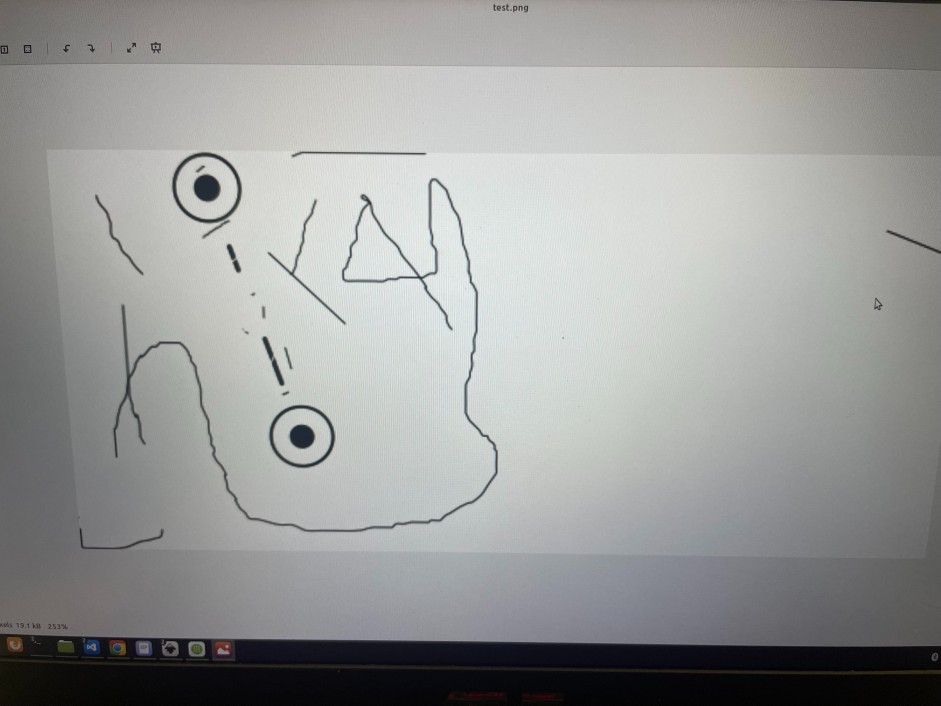
#> input picture detection/test2.jpg, 2822 x 2116 px (shown at 1/3 size)
$ jupyter execute --allow-errors detector.ipynb
#> lines starting #> are read from the running program, lines starting #| are printed output that depends on the picture
[cell 1]
import cv2
import matplotlib.pyplot as plt
import numpy as np
import argparse
import imutils
import glob
import math
from imutils.object_detection import non_max_suppression

[cell 2]
img = cv2.imread("test2.jpg")
#> img is the input picture: shape (2116, 2822, 3); mean B, G, R 153.8, 155.1, 154
print(img.shape)
#| (2116, 2822, 3)
img = cv2.resize(img,(img.shape[1]*8,img.shape[0]*8))
#> (the rest of this cell did not finish here and is left out)

[cell 3]
template = cv2.imread("template.png")
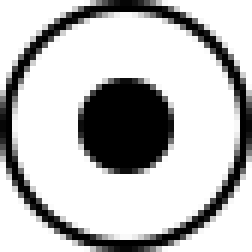
#> input picture detection/template.png, 42 x 42 px (shown 6 times larger)
#> template is the input picture: shape (42, 42, 3); min 0, max 255, mean 189.8
template = cv2.resize(template,(template.shape[1]*8,template.shape[0]*8))
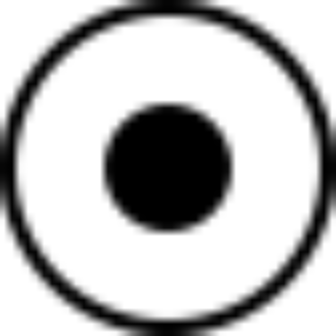
#> template: shape (336, 336, 3); min 0, max 255, mean 189.8

plt.imshow(template)
(tH, tW) = template.shape[:2]
#> tH = 336; tW = 336
template = cv2.cvtColor(template, cv2.COLOR_BGR2GRAY)
#> template: shape (336, 336)
img = cv2.cvtColor(img, cv2.COLOR_BGR2GRAY)
